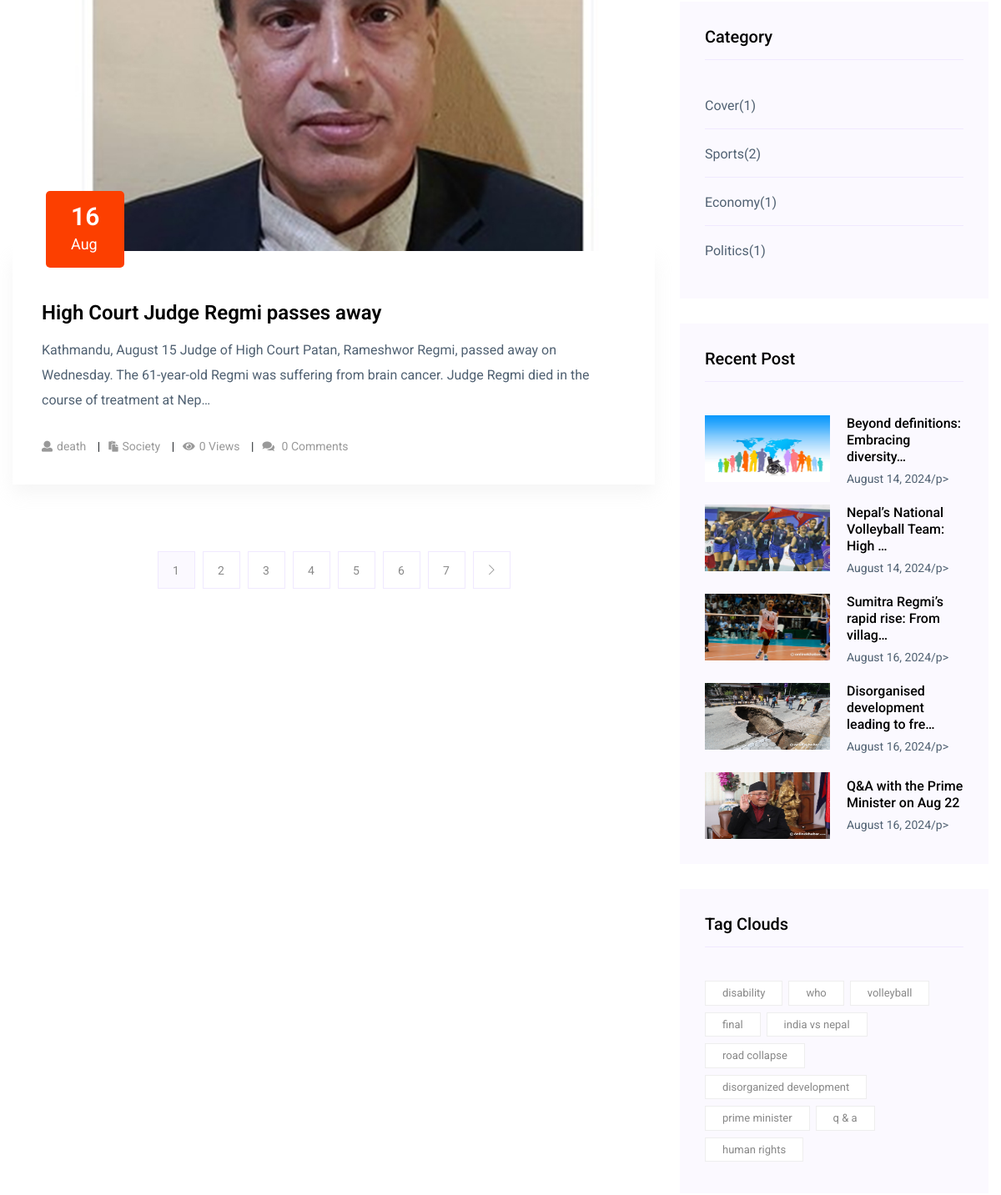
Page /post-list/ (middle part) on the earlier database version.
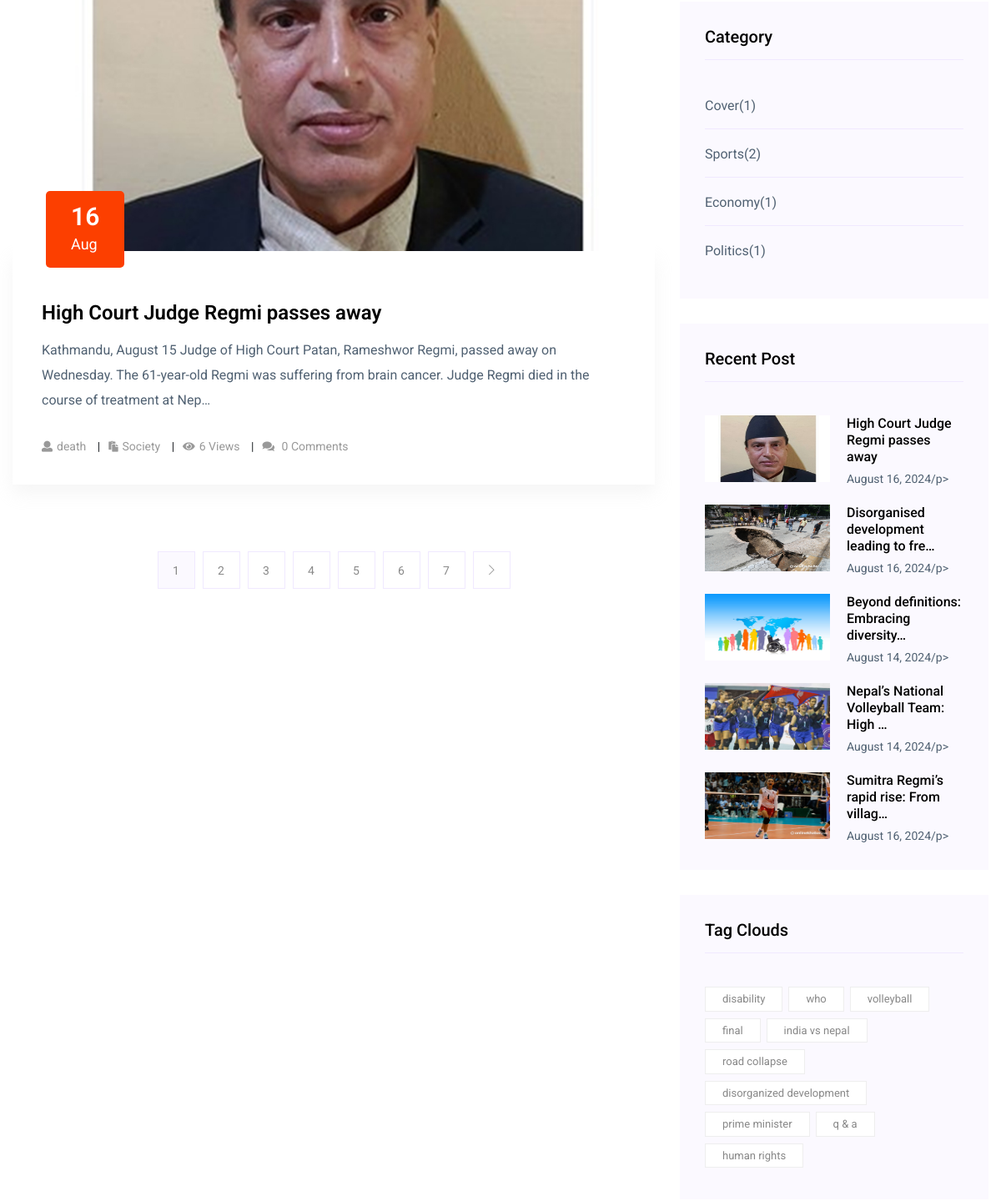
Same page on the later database version.
### newspaper/models.py (models this page shows, shortened)
class TimeStampModel(models.Model):
    created_at = models.DateTimeField(auto_now_add=True)
    updated_at = models.DateTimeField(auto_now=True)
    class Meta:
        abstract = True  # Don't create table in DB

class Post(TimeStampModel):
    STATUS_CHOICES = [
        ("active", "Active"),
        ("in_active", "Inactive"),
    ]
    title = models.CharField(max_length=200)
    content = models.TextField()
    featured_image = models.ImageField(upload_to="post_images/%Y/%m/%d", blank=False)
    author = models.ForeignKey("auth.User", on_delete=models.CASCADE)
    status = models.CharField(max_length=20, choices=STATUS_CHOICES, default="active")
    views_count = models.PositiveBigIntegerField(default=0)
    published_at = models.DateTimeField(null=True, blank=True)
    category = models.ForeignKey(Category, on_delete=models.CASCADE)
    tag = models.ManyToManyField(Tag)

class Tag(TimeStampModel):
    name = models.CharField(max_length=100)
    def __str__(self):
        return self.name

class Category(TimeStampModel):
    name = models.CharField(max_length=100)
    class Meta:
        verbose_name_plural = "categories"

### newspaper/views.py (the view)
class PostListView(ListView):
    model = Post
    template_name = "aznews/list/list.html"
    context_object_name = "posts"
    paginate_by = 1
    def get_queryset(self):
        return Post.objects.filter(
            published_at__isnull=False, status="active"
        ).order_by("-published_at")

### newspaper/navigation.py (called while the page is built)
def navigation(request):
    categories = Category.objects.all()[:4]
    tags = Tag.objects.all()[:10]
    trending_posts = Post.objects.filter(
        published_at__isnull=False, status="active"
    ).order_by("-views_count")[:5]
    return {
        "categories": categories,
        "tags": tags,
        "trending_posts": trending_posts,
    }

### templates/aznews/list/list.html (shortened to what this page needs)
{% extends "aznews/base.html" %}
{% block content %}
  <section class="blog_area section-padding">
    <div class="container">
      <div class="row">
        <div class="col-lg-8 mb-5 mb-lg-0">
          <div class="blog_left_sidebar">
            {% include "aznews/list/left/post_list.html" %}
            {% include "aznews/list/left/pagination.html" %}
          </div>
        </div>
        <div class="col-lg-4">
          <div class="blog_right_sidebar">
            {% include "aznews/list/right/categories.html" %}
            {% include "aznews/list/right/popular_posts.html" %}
            {% include "aznews/list/right/tags.html" %}
          </div>
        </div>
      </div>
    </div>
  </section>
{% endblock content %}

### templates/aznews/list/left/post_list.html
{% for post in posts %}
  <article class="blog_item">
    <div class="blog_item_img">
      <img class="card-img rounded-0"
           src="{{ post.featured_image.url }}"
           alt="{{ post.title }}" />
      <a href="#" class="blog_item_date">
        <h3>{{ post.published_at|date:"j" }}</h3>
        <p>{{ post.published_at|date:"M" }}</p>
      </a>
    </div>
    <div class="blog_details">
      <a class="d-inline-block" href="{% url 'post-detail' post.pk %}">
        <h2>{{ post.title }}</h2>
      </a>
      <p>{{ post.content|truncatechars:200 }}</p>
      <ul class="blog-info-link">
        <li>
          <a href="#"><i class="fa fa-user"></i>{{ post.tag.all|join:", " }}</a>
        </li>
        <li>
          <a href="#"><i class="fa fa-paste"></i>{{ post.category.name|title }}</a>
        </li>
        <li>
          <a href="#"><i class="fa fa-eye"></i>{{ post.views_count }} Views</a>
        </li>
        <li>
          <a href="#"><i class="fa fa-comments"></i> {{ post.comment_set.count }} Comments</a>
        </li>
      </ul>
    </div>
  </article>
{% endfor %}

### templates/aznews/list/right/categories.html
<aside class="single_sidebar_widget post_category_widget">
  <h4 class="widget_title">Category</h4>
  <ul class="list cat-list">
    {% for category in categories %}
      <li>
        <a href="#" class="d-flex">
          <p>{{ category.name|title }}</p>
          <p>({{ category.post_set.count }})</p>
        </a>
      </li>
    {% endfor %}
  </ul>
</aside>

### templates/aznews/list/right/popular_posts.html
<aside class="single_sidebar_widget popular_post_widget">
  <h3 class="widget_title">Recent Post</h3>
  {% for trending_post in trending_posts %}
    <div class="media post_item">
      <img src="{{ trending_post.featured_image.url }}"
           alt="{{ trending_post.title }}"
           width="150px"
           height="80px" />
      <div class="media-body">
        <a href="{% url 'post-detail' trending_post.pk %}">
          <h3>{{ trending_post.title|truncatechars:40 }}</h3>
        </a>
        <p>
          {{ trending_post.published_at|date:"F j, Y" }}/p>
        </div>
      </div>
    {% endfor %}
  </aside>

### templates/aznews/list/right/tags.html
<aside class="single_sidebar_widget tag_cloud_widget">
  <h4 class="widget_title">Tag Clouds</h4>
  <ul class="list">
    {% for tag in tags %}
      <li>
        <a href="#">{{ tag.name }}</a>
      </li>
    {% endfor %}
  </ul>
</aside>

Differences in the rows shown:
no longer on this page (row unchanged): Post: featured_image (picture), title "Q&A with the Prime Minister on Aug 22", published_at "August 16, 2024", shown under "Recent Post"
now on one of the page's lists (row edited): Post: title "High Court Judge Regmi passes away", published_at "August 16, 2024"
changed Post "High Court Judge Regmi passes away": views_count "0" → "6"
changed Post "Disorganised development leading to fre…": moves up the list
